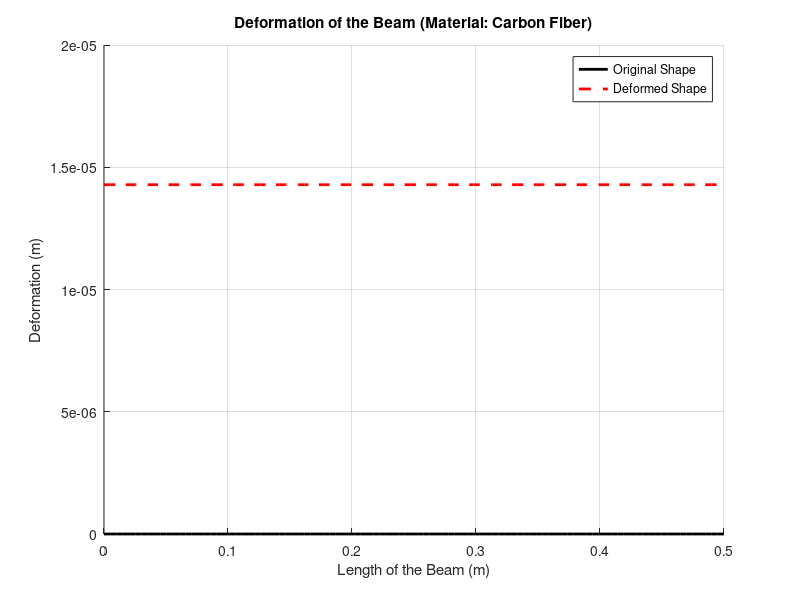
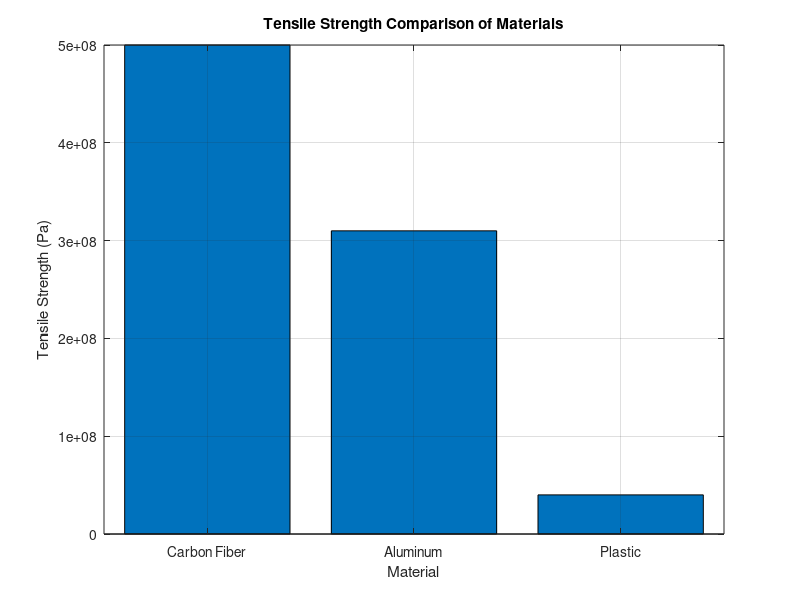

MATLAB code to generate these figures, in order:
% MATLAB Script for Material Properties Simulation

% --- Step 1: Material Properties Definition ---
% Define material properties for different materials (Carbon Fiber, Aluminum, Plastic)

% Students can modify the following properties for different materials:
% Density (kg/m^3), Young's Modulus (Pa), and Tensile Strength (Pa)

%% Material: Carbon Fiber
density_carbon = 1600; % kg/m^3
youngs_modulus_carbon = 70e9; % Pa
tensile_strength_carbon = 500e6; % Pa

%% Material: Aluminum
density_aluminum = 2700; % kg/m^3
youngs_modulus_aluminum = 69e9; % Pa
tensile_strength_aluminum = 310e6; % Pa

%% Material: Plastic (ABS)
density_plastic = 1020; % kg/m^3
youngs_modulus_plastic = 2.1e9; % Pa
tensile_strength_plastic = 40e6; % Pa

%% --- Step 2: Frame Model and Force Application ---
% Define a simple 2D frame model (a single beam for simplicity)
length = 0.5; % Length of the frame element (meters)
width = 0.05; % Width of the frame element (meters)
thickness = 0.005; % Thickness of the frame element (meters)

% Force applied to the center of the beam
applied_force = 500; % N (students can change this value)

% Calculating cross-sectional area of the beam
cross_section_area = width * thickness; % m^2

%% --- Step 3: Stress Calculation ---
% Students can switch between materials by changing the Young's Modulus and Tensile Strength

% Select the material: Carbon Fiber
material = 'Carbon Fiber'; % Options: 'Carbon Fiber', 'Aluminum', 'Plastic'

switch material
    case 'Carbon Fiber'
        youngs_modulus = youngs_modulus_carbon;
        tensile_strength = tensile_strength_carbon;
    case 'Aluminum'
        youngs_modulus = youngs_modulus_aluminum;
        tensile_strength = tensile_strength_aluminum;
    case 'Plastic'
        youngs_modulus = youngs_modulus_plastic;
        tensile_strength = tensile_strength_plastic;
end

% Stress calculation (force / area)
stress = applied_force / cross_section_area;

% Strain calculation (stress / Young's Modulus)
strain = stress / youngs_modulus;

% Deformation of the beam
deformation = strain * length; % m

%% --- Step 4: Visualization ---
% Create a plot to visualize the deformation

x = linspace(0, length, 100); % Beam along the x-axis
y = zeros(size(x)); % Original beam along the x-axis (no deformation)

% Applying deformation to the beam (simple visualization)
deformed_y = y + deformation; % Add deformation to the y-values

% Plot the original and deformed shape
figure;
hold on;
plot(x, y, 'k-', 'LineWidth', 2); % Original beam
plot(x, deformed_y, 'r--', 'LineWidth', 2); % Deformed beam
legend('Original Shape', 'Deformed Shape');
title(['Deformation of the Beam (Material: ', material, ')']);
xlabel('Length of the Beam (m)');
ylabel('Deformation (m)');
grid on;
hold off;

%% --- Step 5: Stress Visualization ---
% Create a bar chart to compare material properties and stress

materials = {'Carbon Fiber', 'Aluminum', 'Plastic'};
stress_values = [tensile_strength_carbon, tensile_strength_aluminum, tensile_strength_plastic];

figure;
bar(stress_values);
set(gca, 'xticklabel', materials);
title('Tensile Strength Comparison of Materials');
xlabel('Material');
ylabel('Tensile Strength (Pa)');
grid on;
